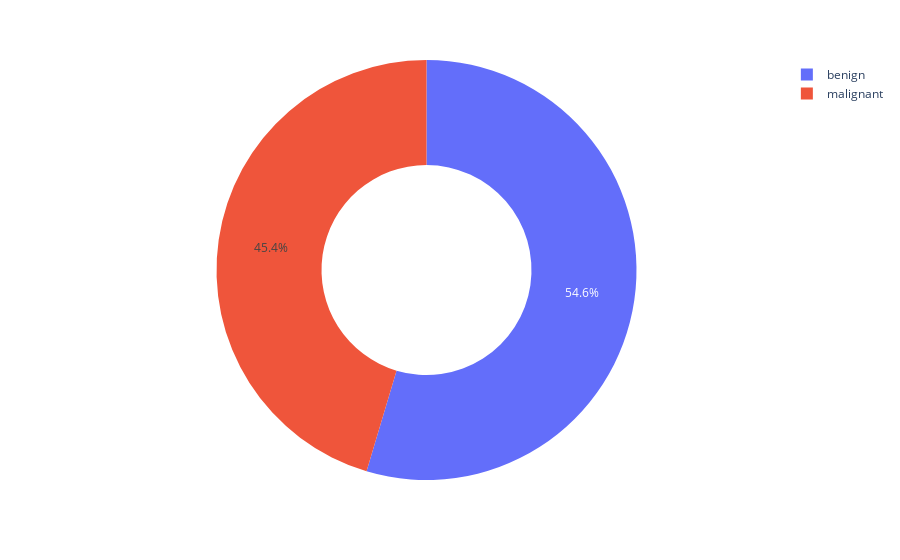

Source (notebook cell):
### Code cell
labels = df["label"].value_counts()

values = labels.values
names = labels.index

fig = px.pie(df, values=values, names=names, hole=0.5)
fig.show()

### Figure 1 — Plotly figure (JSON) as saved in the notebook; plotly's stock layout.template omitted (floating-point values rounded to 4 significant figures)
{"data": [{"domain": {"x": [0, 1], "y": [0, 1]}, "hole": 0.5, "hovertemplate": "label=%{label}<br>value=%{value}<extra></extra>", "labels": ["benign", "malignant"], "legendgroup": "", "name": "", "showlegend": true, "type": "pie", "values": [1440, 1197]}], "layout": {"legend": {"tracegroupgap": 0}, "margin": {"t": 60}}}
